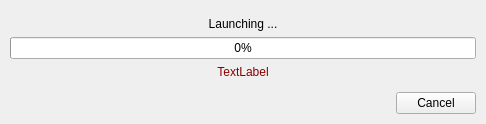
<?xml version="1.0" encoding="UTF-8"?>
<ui version="4.0">
 <class>DownloadingWidget</class>
 <widget class="QWidget" name="DownloadingWidget">
  <property name="geometry">
   <rect>
    <x>0</x>
    <y>0</y>
    <width>486</width>
    <height>124</height>
   </rect>
  </property>
  <property name="windowTitle">
   <string>Launcher</string>
  </property>
  <layout class="QVBoxLayout" name="verticalLayout_2">
   <property name="leftMargin">
    <number>10</number>
   </property>
   <property name="topMargin">
    <number>10</number>
   </property>
   <property name="rightMargin">
    <number>10</number>
   </property>
   <property name="bottomMargin">
    <number>10</number>
   </property>
   <item>
    <layout class="QVBoxLayout" name="verticalLayout">
     <item>
      <spacer name="verticalSpacer_2">
       <property name="orientation">
        <enum>Qt::Vertical</enum>
       </property>
       <property name="sizeHint" stdset="0">
        <size>
         <width>20</width>
         <height>40</height>
        </size>
       </property>
      </spacer>
     </item>
     <item>
      <widget class="QLabel" name="label">
       <property name="text">
        <string>Launching ...</string>
       </property>
       <property name="alignment">
        <set>Qt::AlignCenter</set>
       </property>
      </widget>
     </item>
     <item>
      <widget class="QProgressBar" name="progressBar">
       <property name="value">
        <number>0</number>
       </property>
      </widget>
     </item>
     <item>
      <widget class="QLabel" name="LabelError">
       <property name="styleSheet">
        <string notr="true">*{color:darkred}</string>
       </property>
       <property name="text">
        <string>TextLabel</string>
       </property>
       <property name="alignment">
        <set>Qt::AlignCenter</set>
       </property>
      </widget>
     </item>
     <item>
      <spacer name="verticalSpacer">
       <property name="orientation">
        <enum>Qt::Vertical</enum>
       </property>
       <property name="sizeHint" stdset="0">
        <size>
         <width>20</width>
         <height>40</height>
        </size>
       </property>
      </spacer>
     </item>
     <item>
      <layout class="QHBoxLayout" name="horizontalLayout">
       <item>
        <spacer name="horizontalSpacer">
         <property name="orientation">
          <enum>Qt::Horizontal</enum>
         </property>
         <property name="sizeHint" stdset="0">
          <size>
           <width>40</width>
           <height>20</height>
          </size>
         </property>
        </spacer>
       </item>
       <item>
        <widget class="QPushButton" name="SkipButton">
         <property name="minimumSize">
          <size>
           <width>0</width>
           <height>0</height>
          </size>
         </property>
         <property name="maximumSize">
          <size>
           <width>100</width>
           <height>16777215</height>
          </size>
         </property>
         <property name="text">
          <string>Cancel</string>
         </property>
        </widget>
       </item>
      </layout>
     </item>
    </layout>
   </item>
  </layout>
 </widget>
 <resources/>
 <connections/>
</ui>
